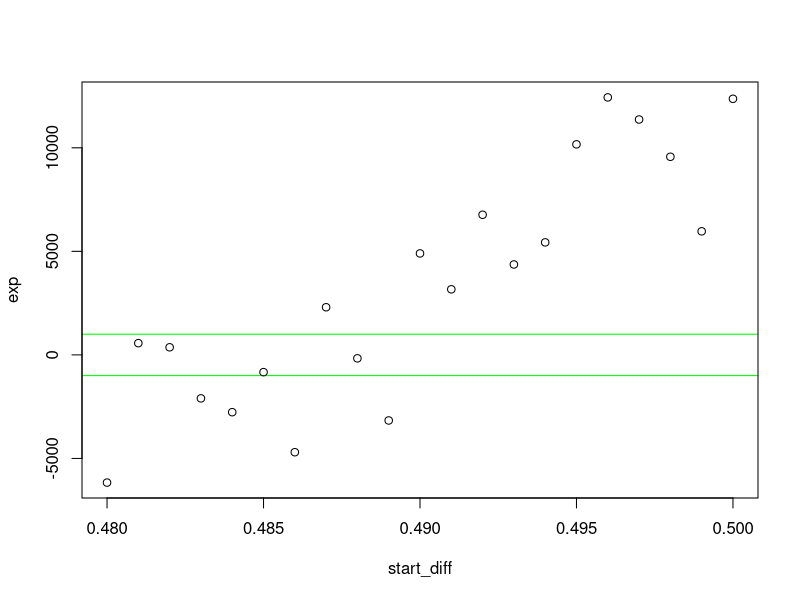
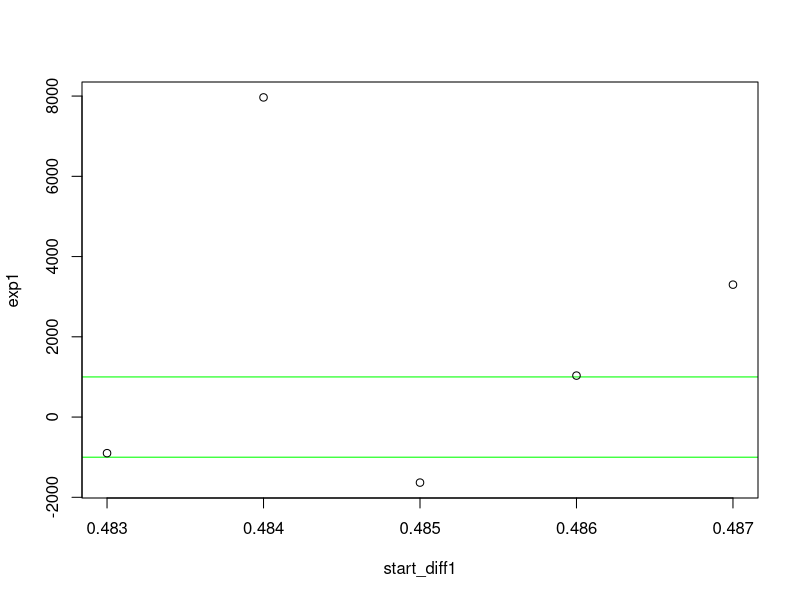

The R source for these figures, in order: (Note: this script raises an error after producing the figures.)
## ---- chunk 1
## numbers >= 10^5 will be denoted in scientific notation,
## and rounded to 2 digits
options(scipen = 3, digits = 3)
## ---- chunk 2
game <- function(p, n){
 output <- data.frame(nrow=n,ncol=2)
  colnames(output) = c("times_of_bets","bankroll")
  for(i in 1:n){
    bankroll = 1000
    bet = 100
    n_bet = 0
    while(bankroll>0 & n_bet < 5000){
      bankroll = bankroll +(2*rbinom(1,1,p)-1)*bet
      n_bet = n_bet + 1
    }
  output[i,1] = n_bet
  output[i,2] = bankroll
}
return(output)
}

## ---- chunk 3
prob <- function(time_bust){
  x <- game(0.5,5000)[,1]
s = 0
for( i in 1:5000){
  if(x[i] <= time_bust){
    s = s+1
  }
  s
}
p <- s/5000
}
p1 <- prob(100)
p1
## ---- chunk 4
p2 <- prob(500)
p2
## ---- chunk 5
x1 <- game(0.5, 500)
library(dplyr)
mean_time <- x1 %>%
  filter(x1[,2]==0) %>%
  summarise(mean(times_of_bets))
mean_time
## ---- chunk 6
game1 <- function(bankroll, bet, p, n){
  # n is the number of hands the gambler has played
  n_game <- 0
  while(bankroll > 0 & n_game < n){
    if(rbinom(1,1,p) == 1){
      bankroll = bankroll + bet
    } else {
        bankroll = bankroll - bet
    }
    n_game <- n_game +1
  }
  return(bankroll)
}  
mean_bankroll1 <- mean(replicate(5000,game1(1000,100,0.5,100)))
var_bankroll1 <- var(replicate(5000,game1(1000,100,0.5,100)))
## ---- chunk 7
mean_bankroll2 <- mean(replicate(5000,game1(1000,100,0.5,500)))
var_bankroll2 <- var(replicate(5000,game1(1000,100,0.5,500)))

## ---- chunk 8
prob1 <- function(time_bust){
  x <- game(18/38,5000)[,1]
s = 0
for( i in 1:5000){
  if(x[i] <= time_bust){
    s = s+1
  }
  s
}
p <- s/5000
}
p3 <- prob1(100)
p3
## ---- chunk 9
p4 <- prob1(500)
p4
## ---- chunk 10
x2 <- game(18/38, 500)
library(dplyr)
mean_time1 <- x2 %>%
  filter(x2[,2]==0) %>%
  summarise(mean(times_of_bets))
mean_time1
## ---- chunk 11
mean_bankroll3 <- mean(replicate(5000,game1(1000,100,18/38,100)))
var_bankroll3 <- var(replicate(5000,game1(1000,100,18/38,100)))
## ---- chunk 12
mean_bankroll4 <- mean(replicate(5000,game1(1000,100,18/38,500)))
var_bankroll4 <- var(replicate(5000,game1(1000,100,18/38,500)))

## ---- chunk 13
game2<- function(nn, start, bankroll, bet, increment){
  output <- rep(NA,nn)
  output[1] <- start
  
      for(i in 2:nn){
        if(rbinom(1,1,output[i-1])==1){
          output[i] <- output[i-1] + increment
          } else {
            output[i] <- start
          }
        bankroll = bankroll + (2* rbinom(1,1,output[i])-1)*bet
        
        }
  return(c(bankroll,mean(output[i]),i))
}

x3 <- game2(10000,0.48,0,100,0.01) # suppose the 

x4 <- game2(100,0.48,0,100,0.01)[1]
exp_p <- mean(x4) 
# the expectation of bankroll is less than 0, so it is not a fair game

## ---- chunk 14
start_diff <- seq(0.48,0.50,by=0.001)
exp <- vector("double",length(start_diff))
for(i in 1:length(start_diff)){
  exp[i] <- mean(game2(10000, start_diff[i], 0, 100, 0.01))
}
plot(y=exp,x=start_diff,abline(h=c(-1000,1000),col="green"))
# The final result is from 0.483 to 0.487 

start_diff1 <- seq(0.483,0.487,by=0.001)
exp1 <- vector("double",length(start_diff1))
for(i in 1:length(start_diff1)){
  exp1[i] <- mean(game2(10000, start_diff1[i], 0, 100, 0.01))
}
plot(y=exp1,x=start_diff1,abline(h=c(-1000,1000),col="green"))
# The final result is close to 0.485 because the expected value is almost 0 when the initial probobility to win is 0.485

## ---- chunk 15
test_seq <- seq(0.01,0.02,0.001)
exp2 <- vector("double",length(test_seq))

for (i in 1:length(test_seq)){
  exp2[i] <- mean(game2(10000,0.48,0,100,test_seq[i]))
}
plot(y=exp2,x=test_seq,abline(h=c(-1000,1000),col="green"))

# when increment is near 0.012, the expectation of bankroll at 10000 hands is near to 0.
## ---- chunk 16
boot_ci <- function(data, fun, n){
  bootstrap.resample <- function(data) {
    sample(data, length(data),replace = TRUE)
    }
  x <- bootstrap.resample(data)
  statistics <- fun(x)
  output <- replicate(n,statistics)
  result <- quantile(output, probs = c(0.025,0.975))
                     return(result)
}

## ---- chunk 17
data1 <- game2(10000, 0.486, 0, 100, 0.01)
retult1 <- boot_ci(data1,fun=var,100)

data2 <- game2(10000, 0.48, 0, 100, 0.013)
result2 <- boot_ci(data2,fun=var,100)
